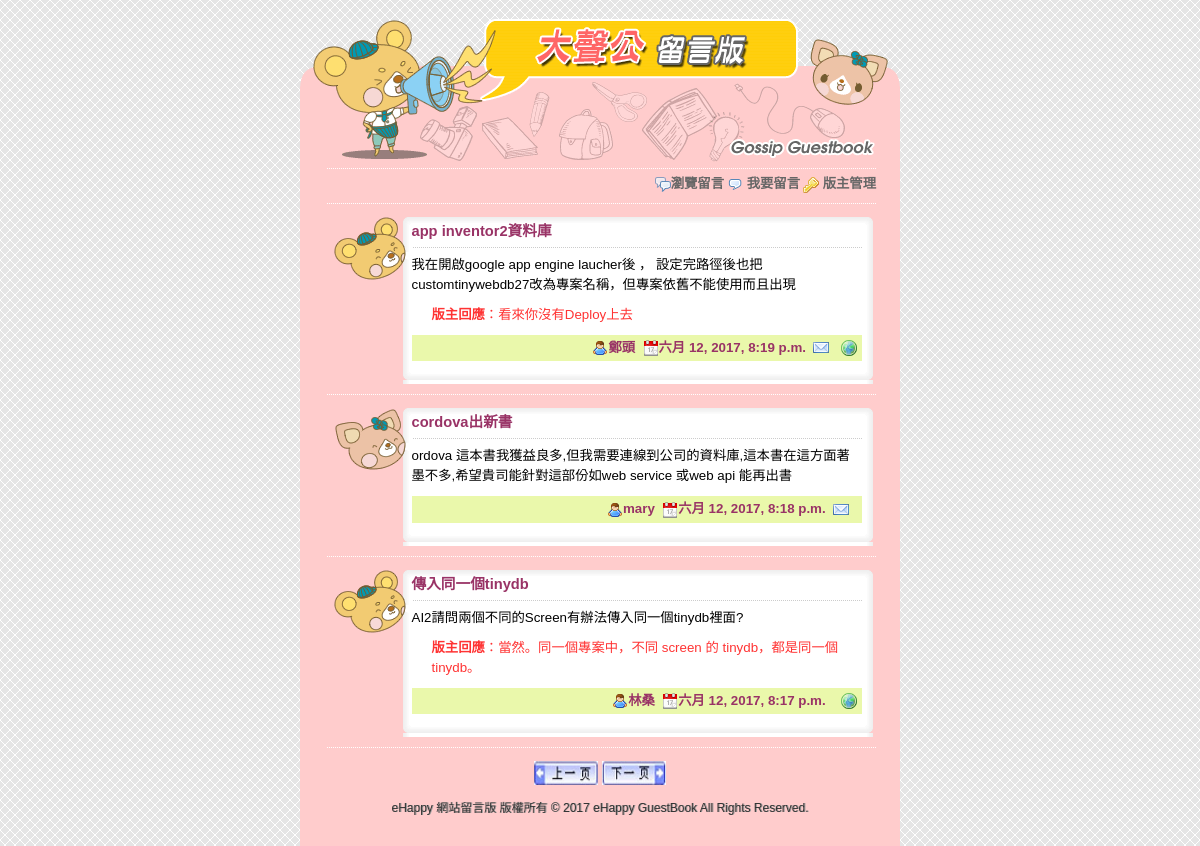
The app's page /index/next/ with its own data.
### boardapp/models.py (models this page shows, shortened)
class BoardUnit(models.Model):
    bname = models.CharField(max_length=20, null=False)
    bgender = models.CharField(max_length=2, default='m', null=False)
    bsubject = models.CharField(max_length=100, null=False)
    btime = models.DateTimeField(auto_now=True)
    bmail = models.EmailField(max_length=100, blank=True, default='')
    bweb = models.CharField(max_length=200, blank=True, default='')
    bcontent = models.TextField(null=False)
    bresponse = models.TextField(blank=True, default='')

### boardapp/views.py (the view)
# urls.py: path('', views.index),
def index(request, pageindex=None):  #首頁
	global page  #重複開啟本網頁時需保留 page1 的值
	pagesize = 3  #每頁顯示的資料筆數
	boardall = models.BoardUnit.objects.all().order_by('-id')  #讀取資料表,依時間遞減排序
	datasize = len(boardall)  #資料筆數
	totpage = math.ceil(datasize / pagesize)  #總頁數
	if pageindex==None:  #無參數
		page = 0
		boardunits = models.BoardUnit.objects.order_by('-id')[:pagesize]
	elif pageindex=='prev':  #上一頁
		start = (page-1)*pagesize  #該頁第1筆資料
		if start >= 0:  #有前頁資料就顯示
			boardunits = models.BoardUnit.objects.order_by('-id')[start:(start+pagesize)]
			page -= 1
	elif pageindex=='next':  #下一頁
		start = (page+1)*pagesize  #該頁第1筆資料
		if start < datasize:  #有下頁資料就顯示
			boardunits = models.BoardUnit.objects.order_by('-id')[start:(start+pagesize)]
			page += 1
	currentpage = page + 1  #將目頁前頁面以區域變數傳回html
	return render(request, "index.html", locals())

### templates/index.html (shortened to what this page needs)
{% extends "base.html" %}
{% load static %}
{% block twomenu %}
	<img src="{% static "images/comment.png" %}" width="16" height="16" align="absmiddle" /> <a href="/post/">我要留言</a>
	<img src="{% static "images/key.png" %}" width="16" height="16" align="absmiddle" /> <a href="/login/">版主管理</a>
{% endblock %}
{% block content %}
	 </td>
  </tr>
  {% for unit in boardunits %}
	<tr>
	  <td background="{% static "images/g_r3_c3.png" %}">
		  <table width="545" border="0" align="center" cellpadding="0" cellspacing="0" background="{% static "images/g_r5_c4.png" %}"
			<tr>
			  <td valign="top" style="background:url({% static "images/g_r4_c4.png" %}); background-repeat:no-repeat">
				<div class="floorDiv">
					{% if unit.bgender == "m" %}
						<img src="{% static "images/boy.png" %}" width="72" height="63" />
					{% else %}
						<img src="{% static "images/girl.png" %}" width="72" height="63" />
					{% endif %}
				</div>
				<div class="contentDiv">
				  <p class="title">{{unit.bsubject}}</p>
				  <p>{{unit.bcontent}}</p>
				  {% if unit.bresponse != "" %}
					<div class="responseDiv">
					  <p><strong>版主回應</strong>：{{unit.bresponse}}</p>
					</div>
				  {% endif %}
				  <p class="editor"><img src="{% static "images/user.png" %}" width="16" height="16" align="absmiddle">{{unit.bname}}&nbsp;
					<img src="{% static "images/date.png" %}" width="16" height="16" align="absmiddle">{{unit.btime}}&nbsp;
					{% if unit.bmail != "" %}
					  <a href="mailto:{{unit.bmail}}" target="_blank">
					  <img src="{% static "images/email.png" %}" width="16" height="16" border="0" align="absmiddle"></a>
					{% endif %}
					{% if unit.bweb != "" %}
					  <a href="{{unit.bweb}}" target="_blank">
					  <img src="{% static "images/world.png" %}" width="16" height="16" border="0" align="absmiddle"></a>
					{% endif %}
				  </p>
				</div>
			  </td>
			</tr>
			<tr>
			  <td><img name="g_r7_c4" src="{% static "images/g_r7_c4.png" %}" width="545" height="12" border="0" alt=""></td>
			</tr>
		  </table>
		  <span class="functionDiv">
			  <img src="{% static "images/g_r9_c3.png" %}" width="600" height="20" border="0" />
		  </span>
  {% empty %}
	<tr>
	  <td background="{% static "images/g_r3_c3.png" %}">
		  <div class="messageDiv"><img src="{% static "images/exclamation.png" %}" width="16" height="16" align="absmiddle"> 目前沒有新的資料，歡迎您留言。</div></td>
	</tr>
  {% endfor %}
	  <tr>
		<td background="{% static "images/g_r3_c3.png" %}">
		  <div class="pagebutton">
		  {% if currentpage > 1 %}
			   <a href="/index/prev/" title="上一頁">
			  <img src="{% static "images/prevpage.png" %}" alt="上一頁" width="64" height="24" /></a>
		  {% endif %}
		  {% if currentpage < totpage %}
			  <a href="/index/next/" title="下一頁">
			  <img src="{% static "images/nextpage.png" %}" alt="下一頁" width="64" height="24" /></a>
		  {% endif %}
		  </div>
		</td>
	  </tr>
	  <tr>
		<td background="{% static "images/g_r3_c3.png" %}">
{% endblock %}

### static/css/style.css (style rules this page uses)
html, body { margin: 0; padding: 0; height: 100%; border: none; }
body { margin-left: 0px; margin-top: 0px; margin-right: 0px; margin-bottom: 0px; background-image: url(images/bg.gif); }
.contentDiv { float: left; width: 450px; margin-top: 0px; margin-right: 10px; margin-bottom: 0px; margin-left: 10px; }
.contentDiv .title { font-family: Arial, Helvetica, sans-serif; font-size: 11pt; line-height: 28px; font-weight: bold; color: #993366; margin-top: 0px; margin-bottom: 5px; }
.contentDiv p { font-family: Arial, Helvetica, sans-serif; font-size: 10pt; line-height: 150%; margin-top: 0px; margin-bottom: 10px; }
.contentDiv .editor { font-family: Arial, Helvetica, sans-serif; font-size: 10pt; line-height: 120%; font-weight: bold; color: #993366; text-align: right; background-color: #EAF8AB; padding: 5px; margin-top: 5px; margin-right: 0px; margin-bottom: 5px; margin-left: 0px; }
.contentDiv .editor a { color: #063; text-decoration: none; }
.contentDiv .responseDiv { color: #F33; margin-top: 0px; margin-right: 5px; margin-bottom: 5px; margin-left: 20px; }
.functionDiv { font-size: 10pt; line-height: 16px; color: #666; }
.functionDiv a { text-decoration: none; font-weight: bold; color: #666; }
.floorDiv { width: 48px; padding-right: 20px; float: left; height: 64px; padding-left: 6px; }
.pagebutton { height: 30px; margin-right: auto; margin-left: auto; text-align: center; }

### records on screen
BoardUnit: bsubject "app inventor2資料庫", bcontent "我在開啟google app engine laucher後 ， 設定完路徑後也把customtinywebdb27改為專案名稱，但專案依舊不能使用而且出現", bresponse "看來你沒有Deploy上去", bname "鄭頭", btime "六月 12, 2017, 8:19 p.m."
BoardUnit: bsubject "cordova出新書", bcontent "ordova 這本書我獲益良多,但我需要連線到公司的資料庫,這本書在這方面著墨不多,希望貴司能針對這部份如web service 或web api 能再出書", bname "mary", btime "六月 12, 2017, 8:18 p.m."
BoardUnit: bsubject "傳入同一個tinydb", bcontent "AI2請問兩個不同的Screen有辦法傳入同一個tinydb裡面?", bresponse "當然。同一個專案中，不同 screen 的 tinydb，都是同一個 tinydb。", bname "林桑", btime "六月 12, 2017, 8:17 p.m."
